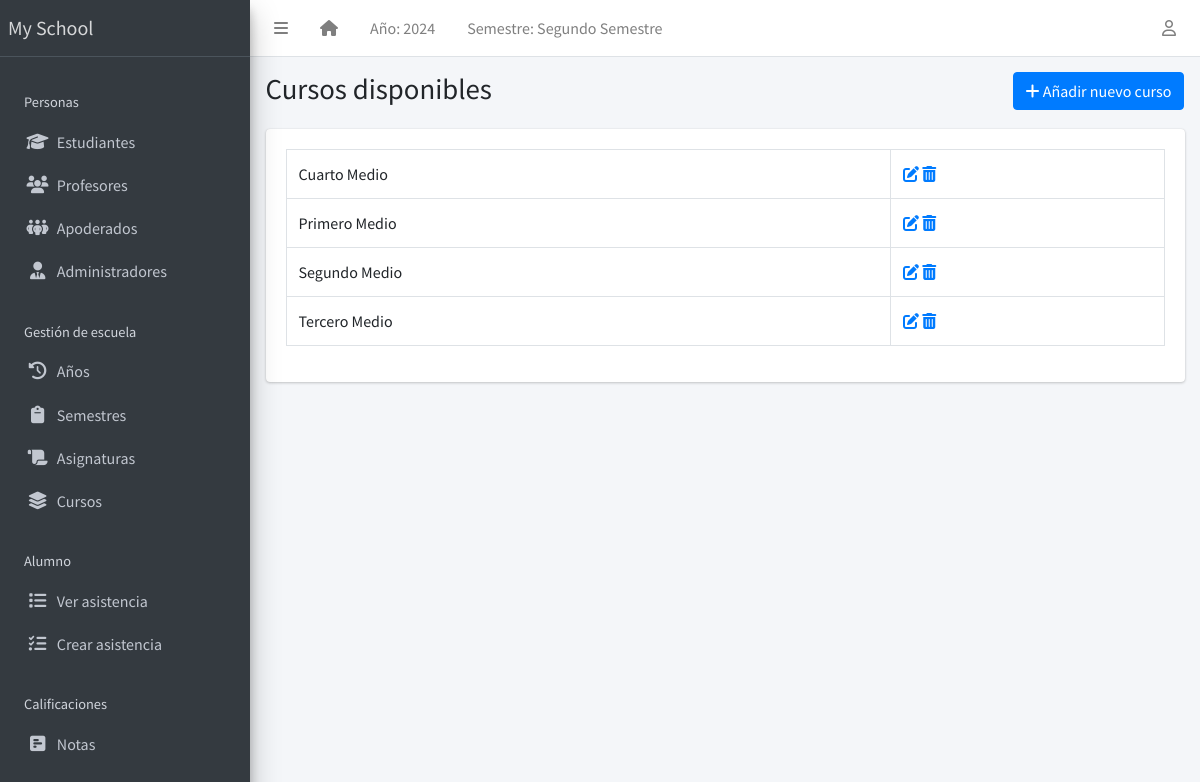
Screenshot of /class/list/ (signed in) with the database file from the repository.
### apps/corecode/models.py (models this page shows, shortened)
class AcademicSession(models.Model):
    name = models.CharField(max_length=200, unique=True)
    current = models.BooleanField(default=True)
    class Meta:
        ordering = ["-name"]

class AcademicTerm(models.Model):
    name = models.CharField(max_length=20, unique=True)
    current = models.BooleanField(default=True)
    class Meta:
        ordering = ["name"]

class SiteConfig(models.Model):
    key = models.SlugField()
    value = models.CharField(max_length=200)

class StudentClass(models.Model):
    name = models.CharField(max_length=200, unique=True)
    class Meta:
        verbose_name = "Class"
        verbose_name_plural = "Classes"
        ordering = ["name"]
    def __str__(self):
        return self.name

### apps/corecode/views.py (the view)
# urls.py: path("class/list/", ClassListView.as_view(), name="classes"),
class ClassListView(LoginRequiredMixin, SuccessMessageMixin, ListView):
    model = StudentClass
    template_name = "corecode/class_list.html"
    def get_context_data(self, **kwargs):
        context = super().get_context_data(**kwargs)
        context["form"] = StudentClassForm()
        return context

### apps/corecode/context_processors.py (called while the page is built)
def site_defaults(request):
    current_session = AcademicSession.objects.get(current=True)
    current_term = AcademicTerm.objects.get(current=True)
    vals = SiteConfig.objects.all()
    contexts = {
        "current_session": current_session.name,
        "current_term": current_term.name,
    }
    for val in vals:
        contexts[val.key] = val.value
    return contexts

### apps/templatetags/user_groups.py (called while the page is built)
@register.filter
def in_group(user, group_id):
    return user.groups.filter(id=group_id).exists()

### apps/corecode/templates/corecode/class_list.html (shortened to what this page needs)
{% extends 'base.html' %}
{% load widget_tweaks %}
{% block title %}
Cursos disponibles
{% endblock title %}
{% block breadcrumb %}
  <a class="btn btn-primary" href="#" data-toggle="modal" data-target="#modal1">
    <i class="fa fa-plus"></i>
    Añadir nuevo curso
  </a>
{% endblock breadcrumb %}
{% block content %}
  <div class="row">
    <div class="col-sm-12">
        <table class="table table-bordered">
          <tbody>
            {% for object in object_list %}
            <tr>
              <td>{{ object }}</td>
              <td><a href="{% url 'class-update' object.id %}"><i
                    class="fa fa-edit"></i></a> <a
                  href="{% url 'class-delete' object.id %}"><i
                    class="fa fa-trash-alt"></i></a></td>
            </tr>
            {% endfor %}
          </tbody>
        </table>
    </div>
  </div>
{% endblock content %}

### templates/base.html (shortened to what this page needs)
{% load static %}
{% load custom_templatetag %}
<!DOCTYPE html>
<html lang="en">
<head>
  <link rel="stylesheet" href="https://cdnjs.cloudflare.com/ajax/libs/dropzone/5.9.3/dropzone.min.css">
  <link rel="stylesheet" href="https://cdnjs.cloudflare.com/ajax/libs/font-awesome/6.6.0/css/all.min.css" />
  <link rel="stylesheet"
    href="{% static 'plugins/overlayScrollbars/css/OverlayScrollbars.min.css' %}">
  <link rel="stylesheet" href="{% static 'plugins/Datatables/datatables.min.css' %}" />
  <link rel="stylesheet" href="{% static 'dist/css/adminlte.min.css' %}">
</head>
<body
  class="hold-transition sidebar-mini layout-fixed layout-navbar-fixed layout-footer-fixed">
  <div class="wrapper">
    <nav class="main-header navbar navbar-expand navbar-white navbar-light">
      <ul class="navbar-nav">
        <li class="nav-item">
          <a class="nav-link" data-widget="pushmenu" href="#" role="button"><i
              class="fas fa-bars"></i></a>
        </li>
        <li class="nav-item d-none d-sm-inline-block">
          <a href="{% url 'home' %} " class="nav-link"><i class="fa fa-home"></i></a>
        </li>
        <li class="nav-item d-none d-sm-inline-block">
          <a href="{% url 'current-session' %}" class="nav-link">Año: {{ current_session }}</a>
        </li>
        <li class="nav-item d-none d-sm-inline-block">
          <a href="{% url 'current-session' %}" class="nav-link">Semestre: {{ current_term }}</a>
        </li>
      </ul>
      <ul class="navbar-nav ml-auto">
        <li class="nav-item dropdown">
          <a class="nav-link" data-toggle="dropdown" href="#">
            <i class="far fa-user"></i>
          </a>
        </li>
      </ul>
    </nav>
    <aside class="main-sidebar sidebar-dark-primary elevation-4">
      <a href="{% url 'home' %}" class="brand-link">{{ school_name | default:"MySchool" }}</a>
      <div class="sidebar">
        <nav class="mt-2">
          <ul class="nav nav-pills nav-sidebar flex-column" data-widget="treeview" role="menu" data-accordion="false">
            <li class="nav-header" style="padding: 1.7rem 1rem .5rem;">Personas</li>
            <li class="nav-item">
              <a href="{% url 'student-list' %}" class="nav-link">
                <i class="nav-icon fas fa-graduation-cap"></i>
                <p>
                  Estudiantes
                </p>
              </a>
            </li>
            <li class="nav-item">
              <a href="{% url 'teacher-list' %}" class="nav-link">
                <i class="nav-icon fas fa-users"></i>
                <p>
                  Profesores
                </p>
              </a>
            </li>
            <li class="nav-item">
              <a href="{% url 'representatives-list' %}" class="nav-link">
                <i class="nav-icon fas fa-people-group"></i>
                <p>
                  Apoderados
                </p>
              </a>
            </li>
            <li class="nav-item">
              <a href="{% url 'staff-list' %}" class="nav-link">
                <i class="nav-icon fas fa-user-tie"></i>
                <p>
                  Administradores
                </p>
              </a>
            </li>
            <li class="nav-header">Gestión de escuela</li>
            <li class="nav-item">
              <a href="{% url 'sessions' %}" class="nav-link">
                <i class="nav-icon fas fa-clock-rotate-left"></i>
                <p>
                  Años
                </p>
              </a>
            </li>
            <li class="nav-item">
              <a href="{% url 'terms' %}" class="nav-link">
                <i class="nav-icon fas fa-clipboard"></i>
                <p>
                  Semestres
                </p>
              </a>
            </li>
            <li class="nav-item">
              <a href="{% url 'subjects' %}" class="nav-link">
                <i class="nav-icon fas fa-scroll"></i>
                <p>
                  Asignaturas
                </p>
              </a>
            </li>
            <li class="nav-item">
              <a href="{% url 'classes' %}" class="nav-link">
                <i class="nav-icon fas fa-layer-group"></i>
                <p>
                  Cursos
                </p>
              </a>
            </li>
            <li class="nav-header" style="padding: 1.7rem 1rem .5rem;">Alumno</li>
            <li class="nav-item">
              <a href="{% url 'attendance-list' %}" class="nav-link">
                <i class="nav-icon fas fa-list"></i>
                <p>
                  Ver asistencia
                </p>
              </a>
            </li>
            <li class="nav-item">
              <a href="{% url 'attendance-list' %}" class="nav-link">
                <i class="nav-icon fas fa-list-check"></i>
                <p>
                  Crear asistencia
                </p>
              </a>
            </li>
            <li class="nav-header">Calificaciones</li>
            <li class="nav-item">
              <a href="{% url 'subject_list' %}" class="nav-link">
                <i class="nav-icon fas fa-square-poll-horizontal"></i>
                <p>
                  Notas
                </p>
              </a>
            </li>
          </ul>
        </nav>
      </div>
    </aside>
    <div class="content-wrapper">
      <section class="content-header">
        <div class="container-fluid">
          <div class="row mb-1">
            <div class="col-sm-8">
              <h1>{% block title %}{% endblock title %}</h1>
            </div>
            <div class="col-sm-4">
              <ol class="breadcrumb float-sm-right">
                <li class="breadcrumb-item">{% block breadcrumb %}{% endblock breadcrumb %}</li>
              </ol>
            </div>
          </div>
        </div>
      </section>
      <section class="content">
        <div class="container-fluid">
          <div class="row">
            <div class="col-md-12">
              {% block fullcard %}
              <div class="card">
                <div class="card-body">
                  <div class="row">
                    <div class="col">
                      {% block content %}
                      {% endblock content %}
                    </div>
                  </div>
                </div>
              </div>
              {% endblock fullcard %}
            </div>
          </div>
        </div>
      </section>
    </div>
  </div>
</body>
</html>

### rows the page displays
AcademicSession: name "2024"
AcademicTerm: name "Segundo Semestre"
SiteConfig: value "My School"
StudentClass: name "Cuarto Medio"
StudentClass: name "Primero Medio"
StudentClass: name "Segundo Medio"
StudentClass: name "Tercero Medio"
